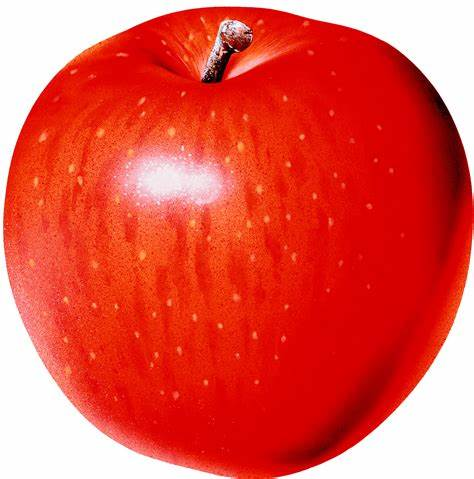
#> input picture opencv/resources/apple.jpg, 474 x 479 px
$ python blending.py
#> lines starting #> are read from the running program, lines starting #| are printed output that depends on the picture
import cv2 as cv
import numpy as np

apple = cv.imread('resources/apple.jpg')
#> apple is the input picture: shape (479, 474, 3); mean B, G, R 72.3, 83.8, 229
orange = cv.imread('resources/orange.jpg')
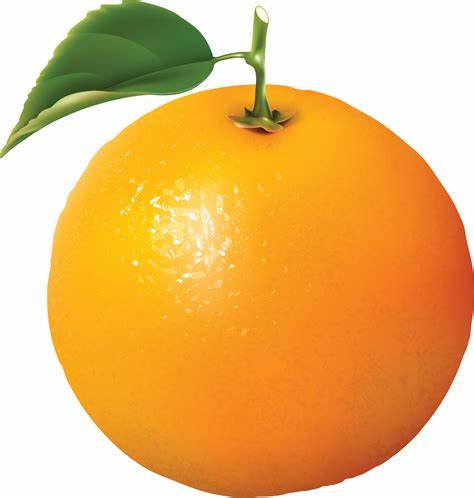
#> input picture opencv/resources/orange.jpg, 474 x 498 px
#> orange is the input picture: shape (498, 474, 3); mean B, G, R 111.3, 183.3, 233.2

apple = cv.resize(apple,(512,512))
#> apple: shape (512, 512, 3)
orange = cv.resize(orange,(512,512))
#> orange: shape (512, 512, 3)

# blending through horizontal stacking
half_apple = apple[:, :256]
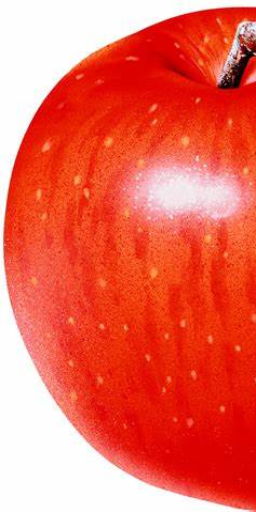
#> half_apple: shape (512, 256, 3); mean B, G, R 86.4, 103.4, 237.4
half_orange = orange[:,256:]
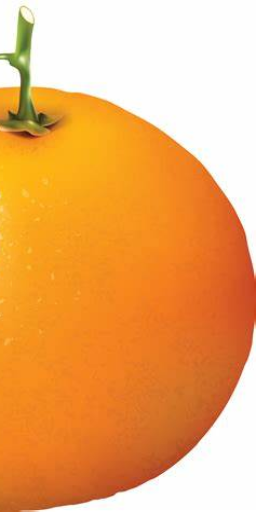
#> half_orange: shape (512, 256, 3); mean B, G, R 104.1, 171.2, 238.4
apple_orange = np.hstack((half_apple,half_orange))
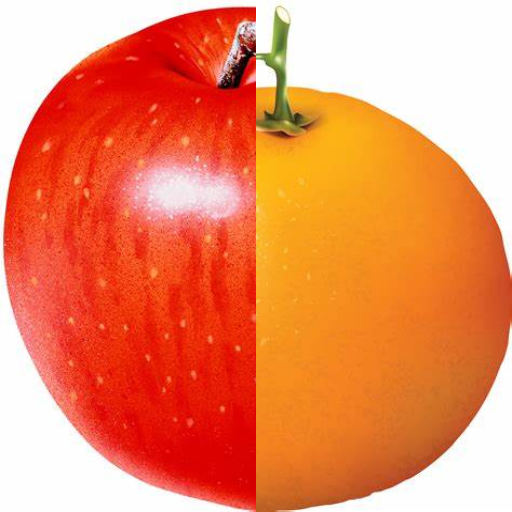
#> apple_orange: shape (512, 512, 3); mean B, G, R 95.3, 137.3, 237.9

# For image blending we need to follow the following steps:
# 1. Load the images
# 2. Find Gaussian Pyramid (say 6 levels)
# 3. From Gaussian Pyramid, find its Laplacian Pyramid
# 4. Now join the left half of one image and right half of other image in each levels of Laplacian Pyramids
# 5. Finally from this joint image pyramids, reconstruct the original image.


# Generating Gaussian Pyramid for Apple
apple_copy = apple.copy()
gp_apple = [apple_copy]

for i in range(6):
    apple_copy = cv.pyrDown(apple_copy)
    gp_apple.append(apple_copy)
#> after the loop, gp_apple = 7 items

# Generating Gaussian Pyramid for Orange
orange_copy = orange.copy()
gp_orange = [orange_copy]

for i in range(6):
    orange_copy = cv.pyrDown(orange_copy)
    gp_orange.append(orange_copy)
#> this loop made 6 passes
#> pass 3, `orange_copy = cv.pyrDown(orange_copy)`:
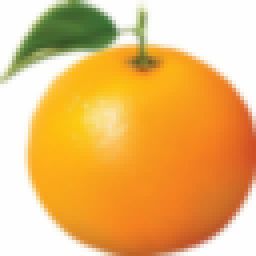
#> orange_copy: shape (64, 64, 3) (shown 4 times larger); mean B, G, R 111.4, 183.4, 233.2
#> after the loop, gp_orange = 7 items


# Generating Laplacian Pyramid for Apple
apple_copy = gp_apple[5]
lp_apple = [apple_copy]

for i in range(5,0,-1):
    gaussian_extended = cv.pyrUp(gp_apple[i])
    laplacian = cv.subtract(gp_apple[i-1],gaussian_extended)
    lp_apple.append(laplacian)
#> after the loop, lp_apple = 6 items

# Generating Laplacian Pyramid for Orange

orange_copy =gp_orange[5]
lp_orange = [orange_copy]

for i in range(5,0,-1):
    gaussian_extended = cv.pyrUp(gp_orange[i])
    laplacian = cv.subtract(gp_orange[i-1],gaussian_extended)
    lp_orange.append(laplacian)
#> after the loop, lp_orange = 6 items


# Now add left and right halves of images in each level
apple_orange_pyramid = []
n = 0

for apple_lap,orange_lap in zip(lp_apple,lp_orange):
    n += 1
    cols,rows,ch = apple_lap.shape
    laplacian = np.hstack((apple_lap[:,:int(cols/2):],orange_lap[:,int(cols/2):]))
    apple_orange_pyramid.append(laplacian)
#> this loop made 6 passes
#> (cols, rows) on passes 1 to 6: (16, 16), (32, 32), (64, 64), (128, 128), (256, 256), (512, 512)
#> pass 3, `laplacian = np.hstack((apple_lap[:,:int(cols/2):],orange_lap[:,int(col..`:
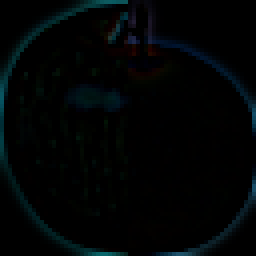
#> laplacian: shape (64, 64, 3) (shown 4 times larger); mean of channels 0, 1, 2 4.7, 4.1, 1.2; drawn as B, G, R
#> after the loop, apple_orange_pyramid = 6 items; n = 6


# Reconstructing the image
apple_orange_reconstruct = apple_orange_pyramid[0]

for i in range(1,6):
    apple_orange_reconstruct = cv.pyrUp(apple_orange_reconstruct)
    apple_orange_reconstruct = cv.add(apple_orange_pyramid[i],apple_orange_reconstruct)
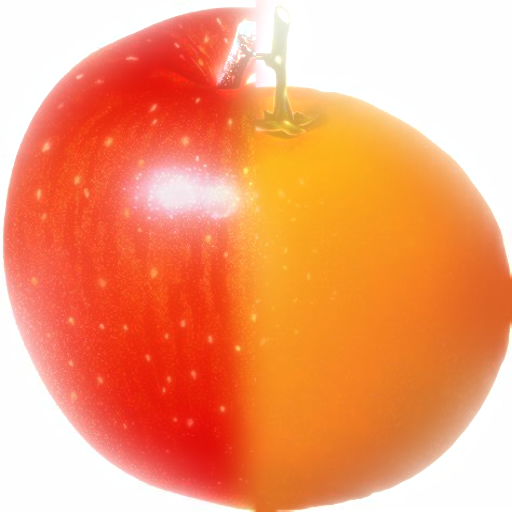
#> apple_orange_reconstruct: shape (512, 512, 3); mean of channels 0, 1, 2 112.6, 155.1, 244.1; drawn as B, G, R


cv.imshow('Apple',apple)
cv.imshow('Orange',orange)
cv.imshow('Direct Blending',apple_orange)
cv.imshow('Blended Image',apple_orange_reconstruct)

cv.waitKey(0)
cv.destroyAllWindows()
